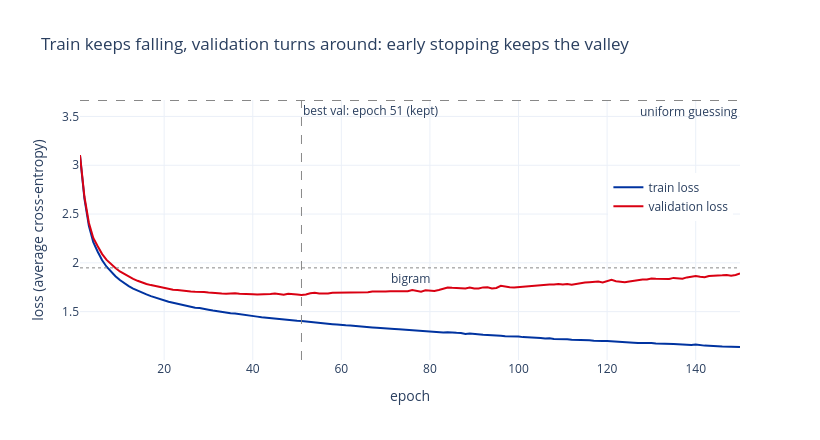

Notebook source saved alongside this figure:
### Markdown cell above
The same story the dashboard tells, drawn right here:

### Code cell
epochs = list(range(1, config["epochs"] + 1))
fig = go.Figure()
fig.add_scatter(x=epochs, y=hist["train"], name="train loss", line=dict(color=BLUE, width=2))
fig.add_scatter(x=epochs, y=hist["val"], name="validation loss", line=dict(color=RED, width=2))
fig.add_hline(y=uniform_loss, line=dict(color=GRAY, dash="dash", width=1),
              annotation_text="uniform guessing", annotation_position="bottom right")
fig.add_hline(y=bigram_loss, line=dict(color=GRAY, dash="dot", width=1),
              annotation_text="bigram", annotation_position="bottom")
fig.add_vline(x=best_ep, line=dict(color=GRAY, dash="dash", width=1),
              annotation_text=f"best val: epoch {best_ep} (kept)", annotation_position="top right")
fig.update_layout(title="Train keeps falling, validation turns around: early stopping keeps the valley",
                  xaxis_title="epoch", yaxis_title="loss (average cross-entropy)",
                  width=820, height=440, template="plotly_white",
                  legend=dict(x=0.99, y=0.72, xanchor="right"))
fig.show()

### Figure 1 — Plotly figure (JSON) as saved in the notebook; plotly's stock layout.template omitted (floating-point values rounded to 4 significant figures; data arrays with more than 128 entries replaced by an {"elided": "..."} marker saying what was removed)
{"data": [{"line": {"color": "#0033A0", "width": 2}, "name": "train loss", "type": "scatter", "x": {"elided": "150 int values"}, "y": {"elided": "150 float values"}}, {"line": {"color": "#D90012", "width": 2}, "name": "validation loss", "type": "scatter", "x": {"elided": "150 int values"}, "y": {"elided": "150 float values"}}], "layout": {"annotations": [{"showarrow": false, "text": "uniform guessing", "x": 1, "xanchor": "right", "xref": "x domain", "y": 3.664, "yanchor": "top", "yref": "y"}, {"showarrow": false, "text": "bigram", "x": 0.5, "xanchor": "center", "xref": "x domain", "y": 1.948, "yanchor": "top", "yref": "y"}, {"showarrow": false, "text": "best val: epoch 51 (kept)", "x": 51, "xanchor": "left", "xref": "x", "y": 1, "yanchor": "top", "yref": "y domain"}], "height": 440, "legend": {"x": 0.99, "xanchor": "right", "y": 0.72}, "shapes": [{"line": {"color": "#888888", "dash": "dash", "width": 1}, "type": "line", "x0": 0, "x1": 1, "xref": "x domain", "y0": 3.664, "y1": 3.664, "yref": "y"}, {"line": {"color": "#888888", "dash": "dot", "width": 1}, "type": "line", "x0": 0, "x1": 1, "xref": "x domain", "y0": 1.948, "y1": 1.948, "yref": "y"}, {"line": {"color": "#888888", "dash": "dash", "width": 1}, "type": "line", "x0": 51, "x1": 51, "xref": "x", "y0": 0, "y1": 1, "yref": "y domain"}], "title": {"text": "Train keeps falling, validation turns around: early stopping keeps the valley"}, "width": 820, "xaxis": {"title": {"text": "epoch"}}, "yaxis": {"title": {"text": "loss (average cross-entropy)"}}}}
